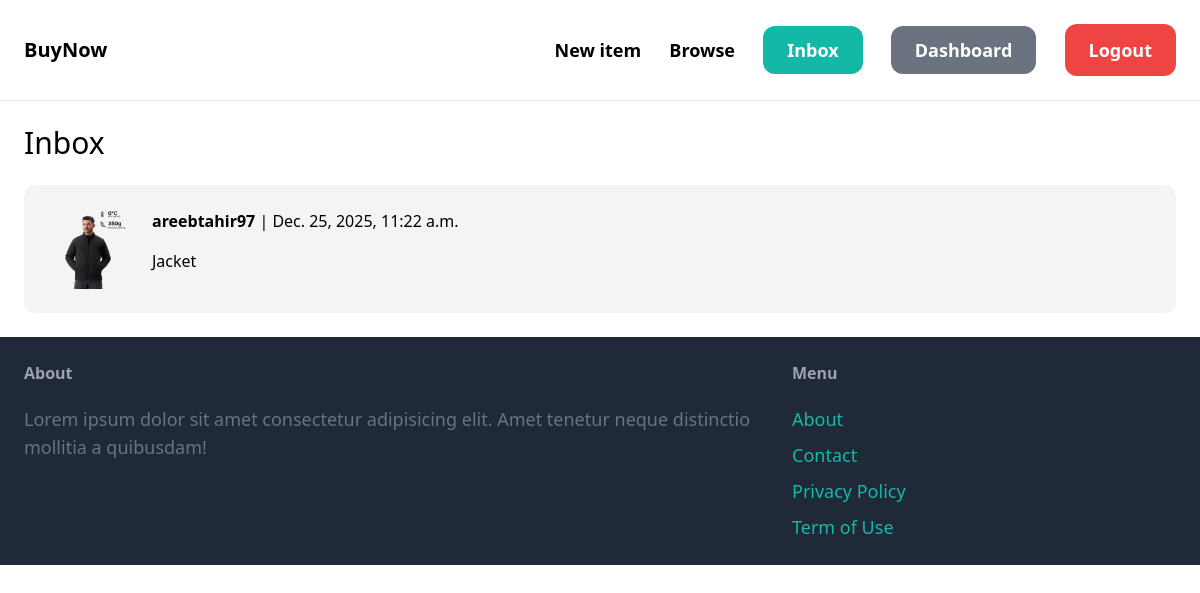
The page /inbox/ (signed in) on the database its author committed.
### conversation/models.py (models this page shows)
class Conversation(models.Model):
    item=models.ForeignKey(Item,related_name='conversations',on_delete=models.CASCADE)
    members=models.ManyToManyField(User,related_name='conversations')
    created_at=models.DateTimeField(auto_now_add=True)
    modified_at=models.DateTimeField(auto_now=True)
    class Meta:
        ordering=('-modified_at',)  #latest forst

### item/models.py (models this page shows, shortened)
class Item(models.Model):
    category=models.ForeignKey(Category,related_name='items',on_delete=models.CASCADE)
    name=models.CharField(max_length=255)
    description=models.TextField(blank=True,null=True)
    price=models.FloatField()
    image=models.ImageField(upload_to='item_images',blank=True,null=True)
    is_sold=models.BooleanField(default=False)
    created_by=models.ForeignKey(User,related_name='items',on_delete=models. CASCADE)
    created_at=models.DateTimeField(auto_now_add=True)  #gets date on which its created automatically

### conversation/views.py (the view)
# urls.py: path('inbox/',include('conversation.urls'))
@login_required
def inbox(request):
    conversations = Conversation.objects.filter(members__in=[request.user.id])      #get cpnversation
    return render(request, 'conversation/inbox.html', {
        'conversations': conversations
    })

### conversation/templates/conversation/inbox.html (shortened to what this page needs)
{% extends 'core/base.html' %}
{% block content %}
<h1 class="mb-6 text-3xl">Inbox</h1>
<div class="space-y-6">
    {% for conversation in conversations %}
        <a href="{% url 'conversation:detail' conversation.id %}">
            <div class="p-6 flex bg-gray-100 rounded-xl">
                <div class="pr-6">
                    <img src="{{ conversation.item.image.url }}" class="w-20 rounded-xl">
                </div>
                <div>
                    {% for member in conversation.members.all %}
                        {% if member != request.user %}
                            <p class="mb-4"><strong>{{ member.username }}</strong> | {{ conversation.modified_at }}</p>
                            <p>{{ conversation.item.name }}</p>
                        {% endif %}
                    {% endfor %}
                </div>
            </div>
        </a>
    {% endfor %}
</div>
{% endblock %}

### rows shown on the page
Conversation: item.image (picture), modified_at "Dec. 25, 2025, 11:22 a.m.", item.name "Jacket"

### other values the page prints
{{ member.username }} "areebtahir97"
